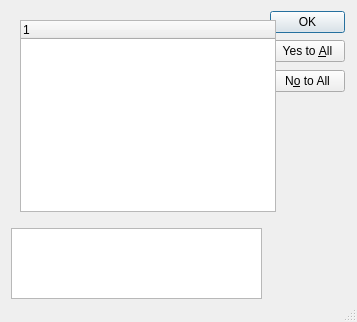
<?xml version="1.0" encoding="UTF-8"?>
<ui version="4.0">
 <class>Dialog</class>
 <widget class="QDialog" name="Dialog">
  <property name="geometry">
   <rect>
    <x>0</x>
    <y>0</y>
    <width>357</width>
    <height>322</height>
   </rect>
  </property>
  <property name="sizePolicy">
   <sizepolicy hsizetype="Preferred" vsizetype="Preferred">
    <horstretch>0</horstretch>
    <verstretch>0</verstretch>
   </sizepolicy>
  </property>
  <property name="windowTitle">
   <string>Choisir les couches actives</string>
  </property>
  <property name="sizeGripEnabled">
   <bool>true</bool>
  </property>
  <widget class="QDialogButtonBox" name="check_all">
   <property name="geometry">
    <rect>
     <x>270</x>
     <y>40</y>
     <width>75</width>
     <height>23</height>
    </rect>
   </property>
   <property name="orientation">
    <enum>Qt::Vertical</enum>
   </property>
   <property name="standardButtons">
    <set>QDialogButtonBox::YesToAll</set>
   </property>
  </widget>
  <widget class="QDialogButtonBox" name="buttonBox">
   <property name="geometry">
    <rect>
     <x>270</x>
     <y>11</y>
     <width>75</width>
     <height>23</height>
    </rect>
   </property>
   <property name="orientation">
    <enum>Qt::Vertical</enum>
   </property>
   <property name="standardButtons">
    <set>QDialogButtonBox::Ok</set>
   </property>
  </widget>
  <widget class="QDialogButtonBox" name="uncheck_all">
   <property name="geometry">
    <rect>
     <x>270</x>
     <y>70</y>
     <width>75</width>
     <height>23</height>
    </rect>
   </property>
   <property name="orientation">
    <enum>Qt::Vertical</enum>
   </property>
   <property name="standardButtons">
    <set>QDialogButtonBox::NoToAll</set>
   </property>
  </widget>
  <widget class="QListView" name="listView">
   <property name="geometry">
    <rect>
     <x>11</x>
     <y>228</y>
     <width>251</width>
     <height>71</height>
    </rect>
   </property>
   <property name="sizePolicy">
    <sizepolicy hsizetype="Preferred" vsizetype="Preferred">
     <horstretch>0</horstretch>
     <verstretch>0</verstretch>
    </sizepolicy>
   </property>
   <property name="font">
    <font>
     <family>MS Shell Dlg 2</family>
     <pointsize>8</pointsize>
    </font>
   </property>
   <property name="focusPolicy">
    <enum>Qt::StrongFocus</enum>
   </property>
   <property name="autoScrollMargin">
    <number>16</number>
   </property>
   <property name="dragDropMode">
    <enum>QAbstractItemView::DragOnly</enum>
   </property>
   <property name="selectionMode">
    <enum>QAbstractItemView::NoSelection</enum>
   </property>
   <property name="iconSize">
    <size>
     <width>20</width>
     <height>20</height>
    </size>
   </property>
   <property name="movement">
    <enum>QListView::Free</enum>
   </property>
   <property name="resizeMode">
    <enum>QListView::Fixed</enum>
   </property>
   <property name="spacing">
    <number>0</number>
   </property>
   <property name="gridSize">
    <size>
     <width>23</width>
     <height>23</height>
    </size>
   </property>
   <property name="wordWrap">
    <bool>true</bool>
   </property>
  </widget>
  <widget class="QTreeWidget" name="treeWidget">
   <property name="geometry">
    <rect>
     <x>20</x>
     <y>20</y>
     <width>256</width>
     <height>192</height>
    </rect>
   </property>
   <property name="rootIsDecorated">
    <bool>true</bool>
   </property>
   <column>
    <property name="text">
     <string notr="true">1</string>
    </property>
   </column>
  </widget>
 </widget>
 <resources/>
 <connections>
  <connection>
   <sender>buttonBox</sender>
   <signal>accepted()</signal>
   <receiver>Dialog</receiver>
   <slot>accept()</slot>
   <hints>
    <hint type="sourcelabel">
     <x>302</x>
     <y>22</y>
    </hint>
    <hint type="destinationlabel">
     <x>297</x>
     <y>205</y>
    </hint>
   </hints>
  </connection>
  <connection>
   <sender>buttonBox</sender>
   <signal>rejected()</signal>
   <receiver>Dialog</receiver>
   <slot>reject()</slot>
   <hints>
    <hint type="sourcelabel">
     <x>335</x>
     <y>25</y>
    </hint>
    <hint type="destinationlabel">
     <x>285</x>
     <y>267</y>
    </hint>
   </hints>
  </connection>
 </connections>
</ui>
